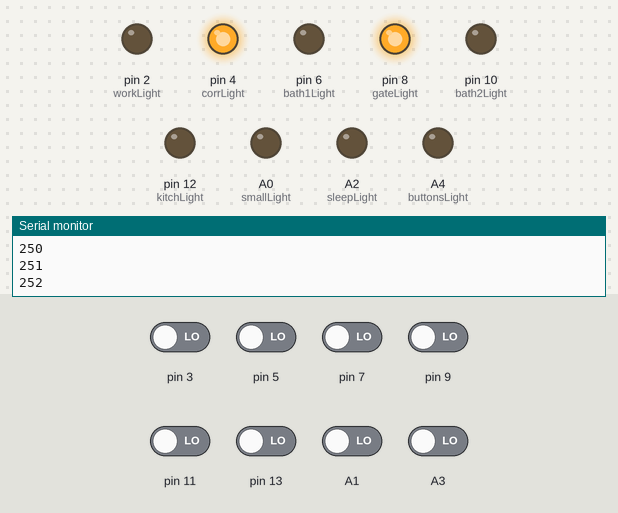
Recording of a sketch running on a simulated Arduino Pro Mini, built with avr-gcc and run on an emulated ATmega328P. Shown: output pins drawn as LEDs (lit = HIGH), the last lines printed to the serial monitor. Dashed ring = blinking. Inputs (shaded band) come from the test bench; at power-on: A1, A3, pin 3, pin 5, pin 7, pin 9, pin 11, pin 13 LOW.

Above: at 1.2 s.
1.3 s: pin 3 driven HIGH
At 1.37 s:
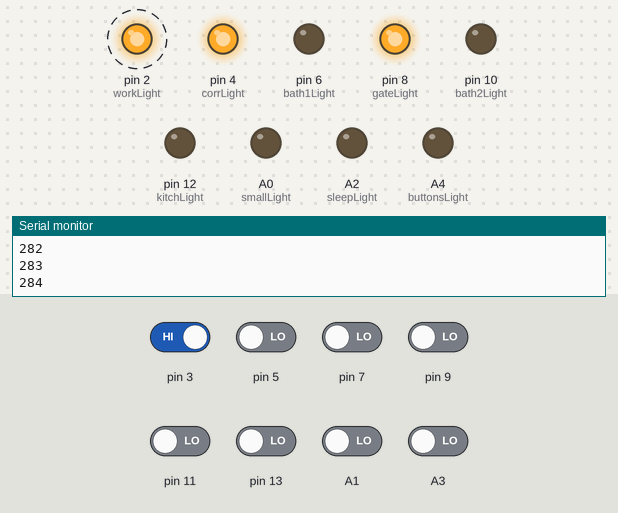
4.8 s: pin 5 driven HIGH
At 5.08 s:
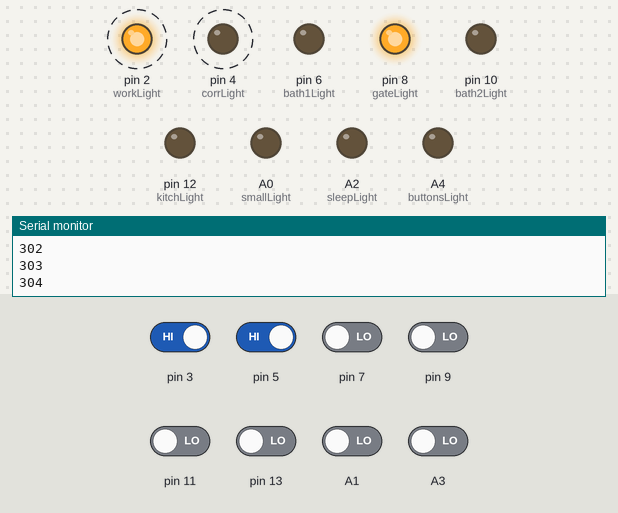
8.3 s: pin 7 driven HIGH
At 8.88 s:
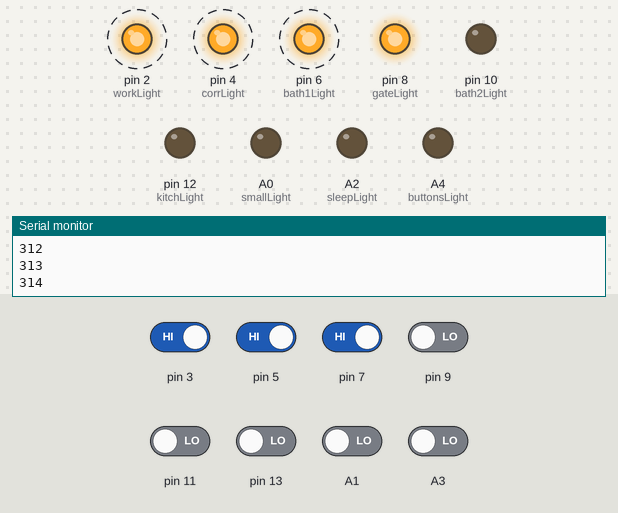
11.8 s: pin 9 driven HIGH
At 13.63 s:
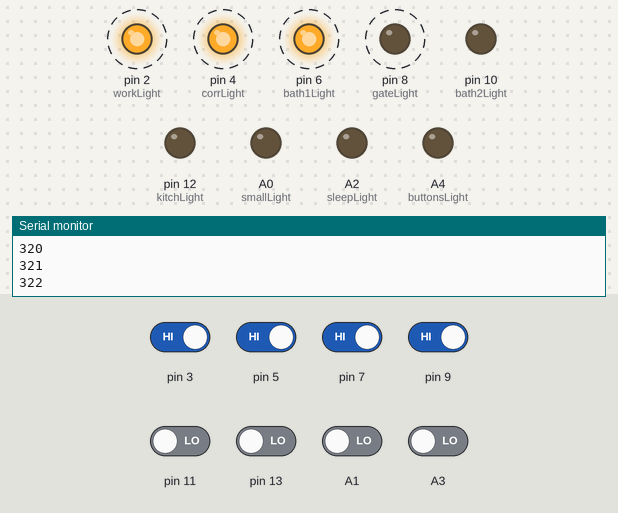
15.3 s: pin 11 driven HIGH
At 17.28 s:
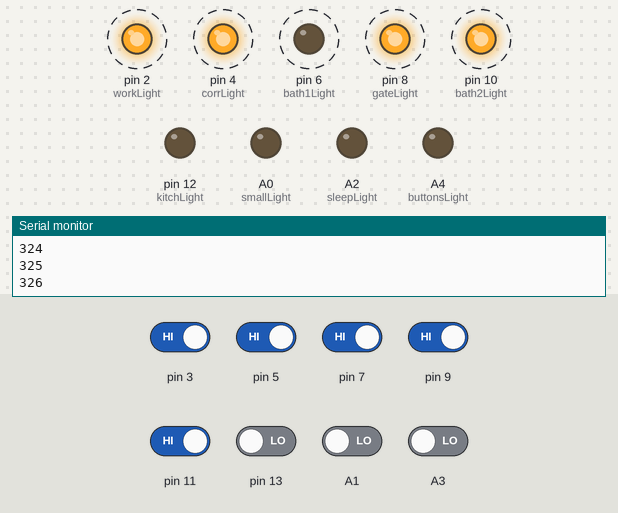
18.8 s: pin 13 driven HIGH
At 21.28 s:
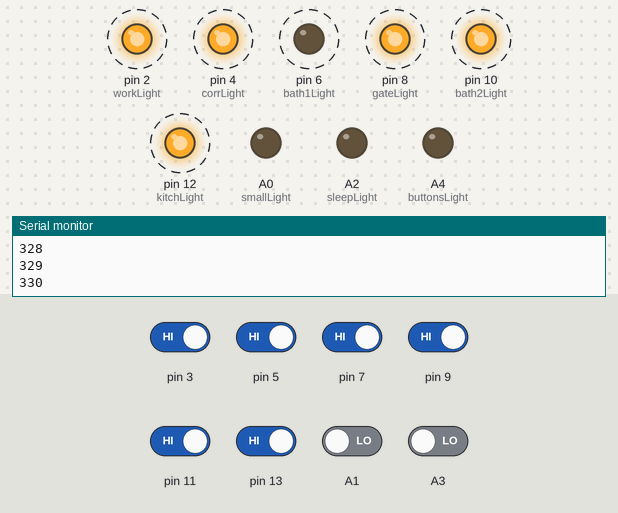
Timing chart, 0 to 23.3 s (numbered marks = the images above; inputs shaded):
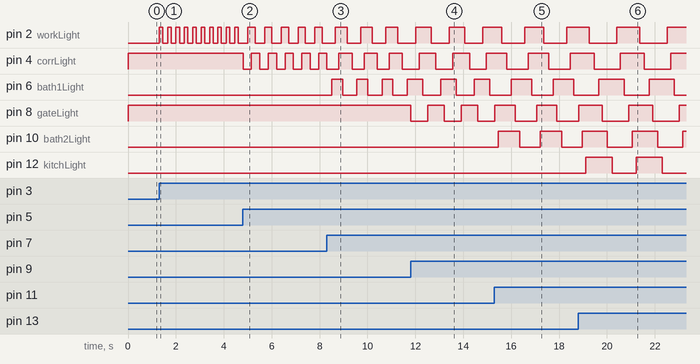

Measured:
- after the input at 1.3 s, pin 2 (workLight): alternates HIGH for 0.15 s and LOW for 0.20 s, starting at once
- after the input at 4.8 s, pin 2 (workLight): alternates HIGH for 0.30 s and LOW for 0.40 s, starting after 0.21 s; pin 4 (corrLight): alternates HIGH for 0.35 s and LOW for 0.35 s, starting at once
- after the input at 8.3 s, pin 2 (workLight): alternates HIGH for 0.50 s and LOW for 0.55 s, starting after 0.36 s; pin 4 (corrLight): alternates HIGH for 0.55 s and LOW for 0.50 s, starting after 0.51 s; pin 6 (bath1Light): alternates HIGH for 0.45 s and LOW for 0.60 s, starting after 0.21 s
- after the input at 11.8 s, pin 2 (workLight): alternates HIGH for 0.65 s and LOW for 0.75 s, starting after 0.21 s; pin 4 (corrLight): alternates HIGH for 0.70 s and LOW for 0.70 s, starting after 0.36 s
- after the input at 15.3 s, pin 10 (bath2Light): alternates HIGH for 0.90 s and LOW for 0.85 s, starting after 0.16 s
- after the input at 18.8 s, pin 12 (kitchLight): alternates HIGH for 1.1 s and LOW for 1.0 s, starting after 0.31 s

The sketch:

reserve_lighting.ino
```cpp
// Szkic reguluje oświetlenie awaryjne z UPS
// Wykorzystuje wszystkie piny na Arduino PRO Mini

// Zdefiniuj piny dla lampek i odpowiadających im
// guzików/przełączników.
#define workLight     2
#define workButton    3
#define corrLight     4
#define corrButton    5
#define bath1Light    6
#define bath1Button   7
#define gateLight     8  //Oświetlenie w maszynowni włącza się z guzika oświetlającego również wiatrołap. (hardware)
#define gateButton    9
#define bath2Light   10
#define bath2Button  11
#define kitchLight   12
#define kitchButton  13
#define smallLight   A0
#define smallButton  A1
#define sleepLight   A2
#define sleepButton  A3
#define buttonsLight A4 //Światła guzików przy włącznikach włączają się tylko po zmroku. (A6)
// A5 pozostaje wolny.
#define lightSensor  A5 // A6 na Arduino PRO Mini
// Analog input A7 pozostaje wolny.

unsigned int lightbuffer = 0;

void setup() {
  // Przypisz piny związane z LEDami jako wyjścia.
  Serial.begin(9600);
  pinMode(workLight, OUTPUT);
  pinMode(corrLight, OUTPUT);
  pinMode(bath1Light, OUTPUT);
  pinMode(gateLight, OUTPUT);
  pinMode(bath2Light, OUTPUT);
  pinMode(kitchLight, OUTPUT);
  pinMode(smallLight, OUTPUT);
  pinMode(workLight, OUTPUT);
  pinMode(sleepLight, OUTPUT);
  pinMode(buttonsLight, OUTPUT);
  // Od razu po załączeniu oświetlenia awaryjnego
  // Załącz światło w kotłowni i na korytarzu.
  digitalWrite(gateLight, HIGH);
  digitalWrite(corrLight, HIGH);
}

void loop() {
  // Sprawia, że światło na guzikach nie miga jak ktoś zasłoni czujnik na chwilę. Tolerancja 10s.
  if (lightbuffer > 1000) {
    switch_visible();
    lightbuffer = 0;
  }
  Serial.println(lightbuffer);
  // Umożliwia włączanie i wyłączanie wszystkich LEDów guzikami.
  switch_light(workLight, workButton);
  switch_light(corrLight, corrButton);
  switch_light(bath1Light, bath1Button);
  switch_light(gateLight, gateButton);
  switch_light(bath2Light, bath2Button);
  switch_light(kitchLight, kitchButton);
  switch_light(smallLight, smallButton);
  switch_light(sleepLight, sleepButton);
  /* Pewnie da się to jakoś skrócić za pomocą 2 list
   *  i pętli FOR. Jak będzie czas, to spróbuję, ale najpierw
   *  hardware...*/
  lightbuffer += 1;
}

//Przełącznik LEDów (guziki)
void switch_light(int defLED, int switch_button) {
  int ledState = digitalRead(defLED);
  int buttonState = digitalRead(switch_button);

  if (buttonState == HIGH && ledState == LOW){
    digitalWrite(defLED, HIGH);
    delay(150);
  }
  else if (buttonState == HIGH && ledState == HIGH){
    digitalWrite(defLED, LOW);
    delay(200);
  }
}

//Przełącznik LEDów na guzikach (fotorezystor)
void switch_visible() {
  int daytime = analogRead(lightSensor);
  // Jak się robi ciemno, to zapala diody przy guzikach,
  // żeby były łatwo widoczne i na odwrót.
  if (daytime > 200) {
    digitalWrite(buttonsLight, HIGH);
    delay(5);
  }
  else {
    digitalWrite(buttonsLight, LOW);
    delay(5);
  }
}
```
